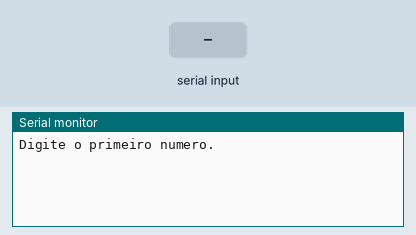
Bench run of a sketch on a simulated Arduino Uno, built with avr-gcc and run on an emulated ATmega328P. Parts: the last lines printed to the serial monitor. The test bench sets the inputs (shaded band).

Above: at 1.2 s.
1.3 s: "90,45\n" received over Serial
At 2.2 s:
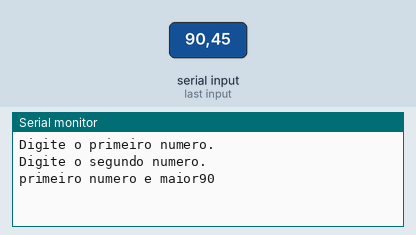
2.8 s: "30,150\n" received over Serial
At 6.4 s:
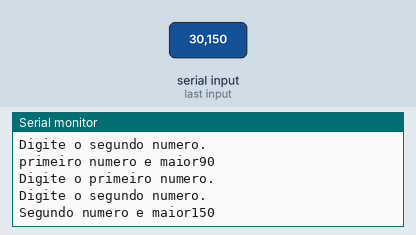

The sketch:

if_simples_e_composto_071.ino
```cpp
/*
Faça um programa receba dois valores e imprima qual é o maior número
digitado.
*/

//variáveis
int numero1 = 0;
int numero2 = 0;

void setup()
{
  Serial.begin(9600);
}

void loop()
{
 Serial.println("Digite o primeiro numero.");
 while (! Serial.available());
 numero1 = Serial.parseInt();


 Serial.println("Digite o segundo numero.");
 while (! Serial.available());
 numero2 = Serial.parseInt();

  if(numero1 > numero2){
   Serial.println("primeiro numero e maior" + String(numero1));

  } else {
  Serial.println("Segundo numero e maior" + String(numero2));
  }
    Serial.println();
  delay(4000);
}
```

Measured:
- after the input at 1.3 s, the serial monitor: prints a new line at once (image 1)
- after the input at 2.8 s, the serial monitor: prints a new line after 2.6 s (image 2)
